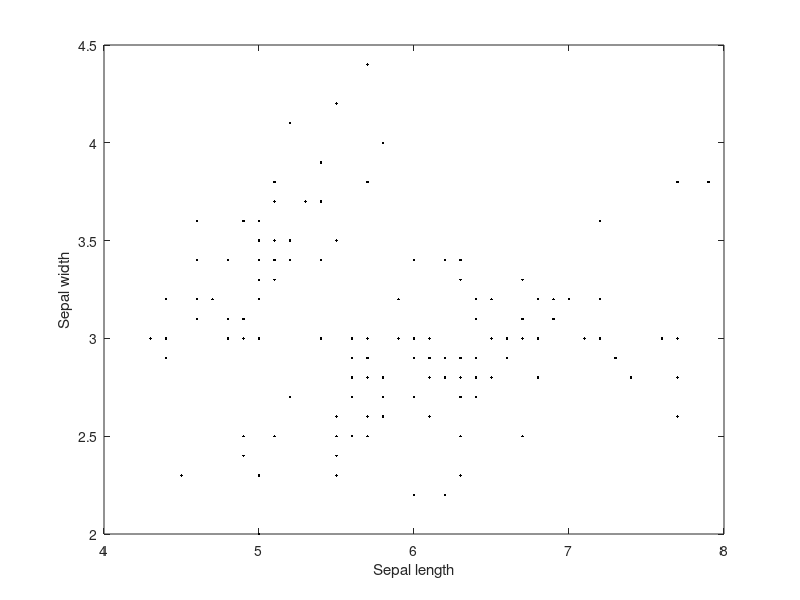
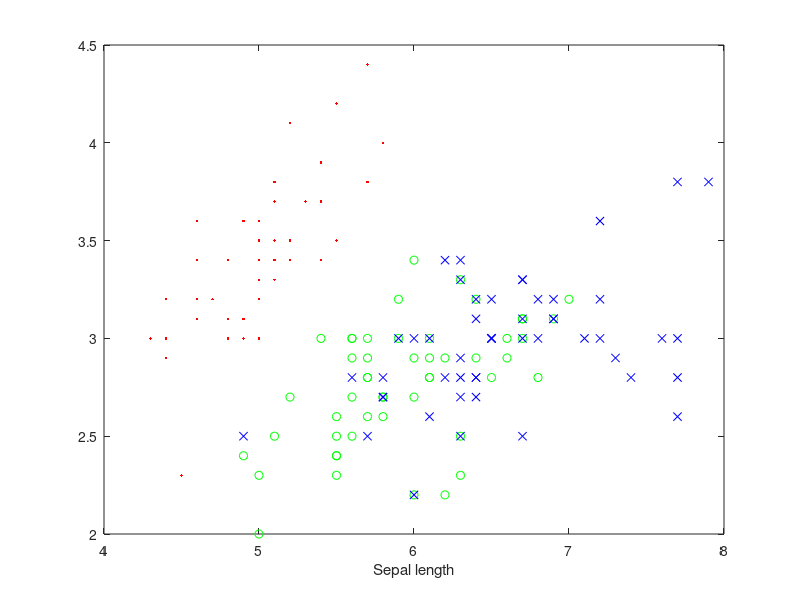

Source code (MATLAB) for these figures, in order: (Note: this script raises an error after producing the figures.)
%% kNN
%clear: 작업공간의 변수를 모두 지워라
% close all: 그림이 떠 있다면 다 지워라
%clc: 명령창에 있는 것들을 다 지워라
clear all; close all; clc;

%붓꽃 데이터 불러오기
%meas 1열: sepal length
%meas 2열: sepal width
%meas 3열: petal length
%meas 4열: petal width
%species: 꽃 종류
load fisheriris; 

%% 특징그려보기
%어떤 값을 분류에 사용할 것인지 보고 결정
figure;
plot(meas(:,1), meas(:,2), 'k.'); 
xlabel('Sepal length');
ylabel('Sepal width');

%% 각 종을 숫자로 표현 1:setosa, 2:vericolor, 3: verginica
spcs2num = []; % 공간만 제작
for k=1:1:length(species) %k는 1부터 length까지 돌아가면서
    if strcmp(species(k),'setosa') ==1 % setosa가 1과 같아지면
        spcs2num(k,1)=1; % setosa 자리에 1 채우기
    elseif strcmp(species(k),'versicolor') == 1
        spcs2num(k,1)=2; % versicolor 자리에 2 채우기
    elseif strcmp(species(k),'virginica') == 1
        spcs2num(k,1)=3; % 3 채우기
    end
end
%% 종별로 다른 색으로 그려보기
idx1 = find(spcs2num==1); % setosa 인덱스만 찾기
idx2 = find(spcs2num==2); % versicolor 인덱스만 찾기
idx3 = find(spcs2num==3); % virginica 인덱스만 찾기

figure;
plot(meas(idx1,1), meas(idx1,2),'r.'); hold on; % setosa는 빨간점
plot(meas(idx2,1), meas(idx2,2),'go'); hold on; % versicolor는 녹색 동그라미
plot(meas(idx3,1), meas(idx3,2),'bx'); hold on; % virginica는 파랑 X
xlabel('Sepal length');
ylabl('Sepal width');

figure;
plot(meas(idx1,3), meas(idx1,4),'r.'); hold on; % setosa는 빨강
plot(meas(idx2,3), meas(idx2,4),'go'); hold on; % versicolor는 녹색
plot(meas(idx3,3), meas(idx3,4),'bx'); hold on; % virginica는 파랑
xlabel('petal length');
yleabl('Sepal width');

%% 학습데이터와 평가데이터 나누기
% 두개의 그룹만 먼저 나누기 versicolor vs verginica
% 오늘은 편의상 아래와 같이 나누겠음
% 1~50: setosa, 51~100: versicolor, 101~150: virginica
% 학습데이터, 71~100: versicolor, 101~150: virginica 총 60개
% 평가데이터, 51~70: versicolor, 101~120: virginica 총 40개

tr_id = [71:1:100 121:1:150]; % training id에서 training data를 가져옴
Training_data = meas(tr_id,:);
Training_label = spcs2num(tr_id,:);

ts_id = [51:1:70 101:1:120];
Test_data = meas(ts_id,:);
Test_label = species(ts_id,:);
